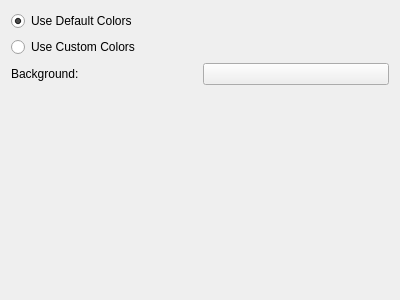
<?xml version="1.0" encoding="UTF-8"?>
<ui version="4.0">
 <class>PageColorBackgroundWidget</class>
 <widget class="QWidget" name="PageColorBackgroundWidget">
  <property name="geometry">
   <rect>
    <x>0</x>
    <y>0</y>
    <width>400</width>
    <height>300</height>
   </rect>
  </property>
  <property name="windowTitle">
   <string>Form</string>
  </property>
  <layout class="QGridLayout" name="gridLayout">
   <item row="0" column="0">
    <layout class="QVBoxLayout" name="verticalLayout">
     <item>
      <widget class="QRadioButton" name="defaultColor">
       <property name="text">
        <string>Use Default Colors</string>
       </property>
       <property name="checked">
        <bool>true</bool>
       </property>
      </widget>
     </item>
     <item>
      <widget class="QRadioButton" name="customColors">
       <property name="text">
        <string>Use Custom Colors</string>
       </property>
      </widget>
     </item>
     <item>
      <layout class="QHBoxLayout" name="horizontalLayout">
       <item>
        <widget class="QLabel" name="label">
         <property name="text">
          <string>Background:</string>
         </property>
        </widget>
       </item>
       <item>
        <widget class="KColorButton" name="backgroundColor"/>
       </item>
      </layout>
     </item>
    </layout>
   </item>
   <item row="1" column="0">
    <spacer name="verticalSpacer">
     <property name="orientation">
      <enum>Qt::Vertical</enum>
     </property>
     <property name="sizeHint" stdset="0">
      <size>
       <width>20</width>
       <height>40</height>
      </size>
     </property>
    </spacer>
   </item>
  </layout>
 </widget>
 <customwidgets>
  <customwidget>
   <class>KColorButton</class>
   <extends>QPushButton</extends>
   <header>kcolorbutton.h</header>
  </customwidget>
 </customwidgets>
 <resources/>
 <connections/>
</ui>
